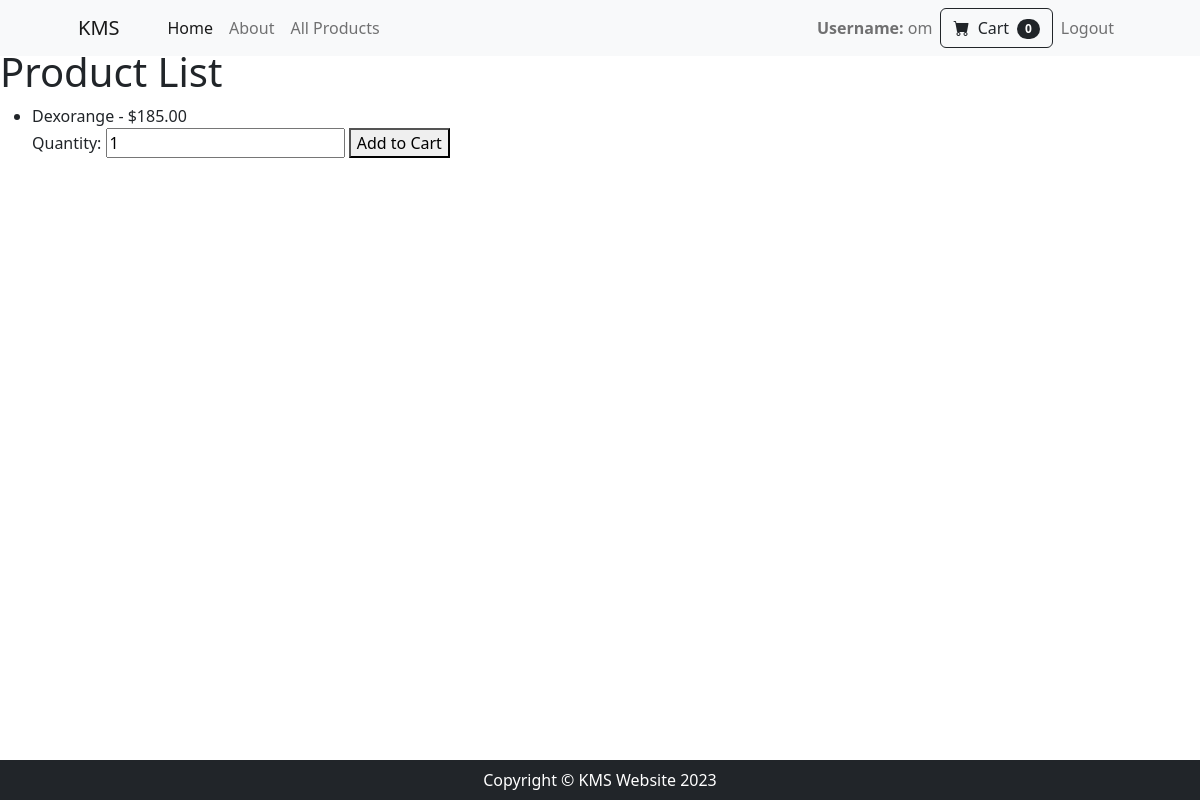
Before: /products/ (signed in) with the older database file.
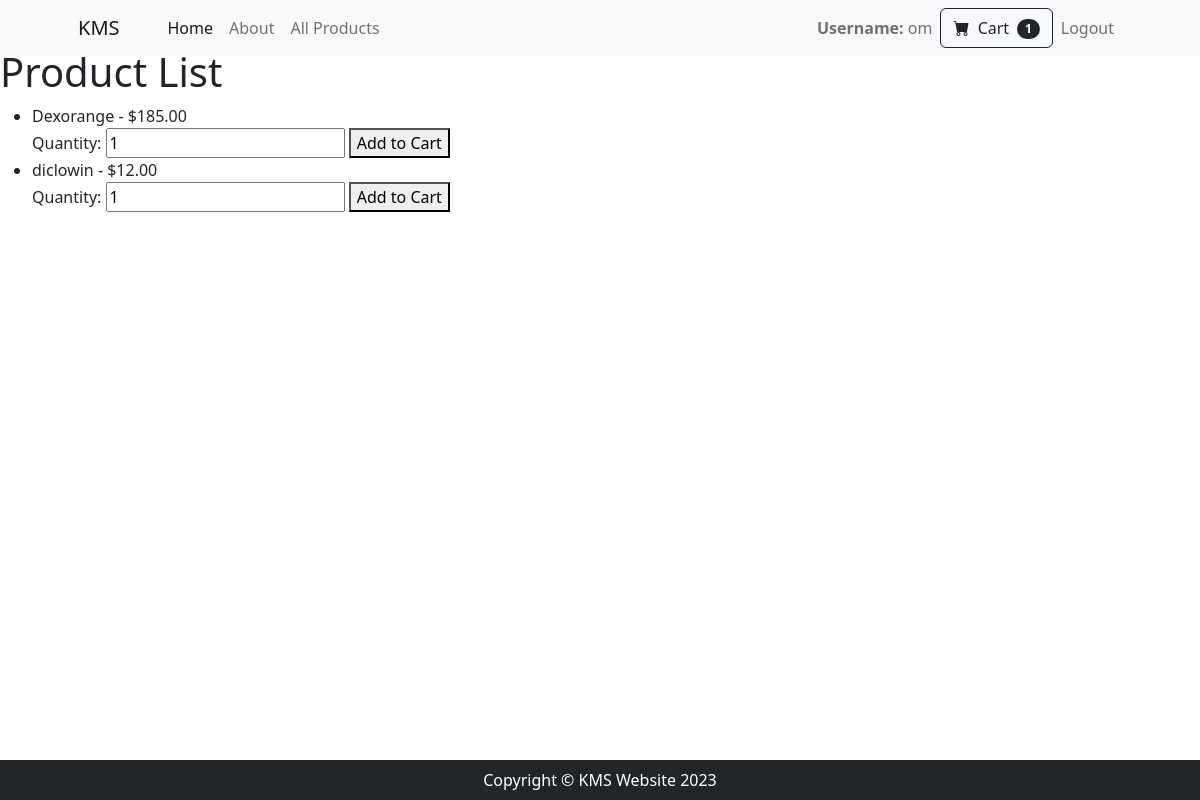
After: the same page with the newer database file.
### products/models.py (models this page shows, shortened)
class Product(models.Model):
    name = models.CharField(max_length=200)
    description = models.TextField()
    price = models.DecimalField(max_digits=10, decimal_places=2)
    category = models.ForeignKey(Category, on_delete=models.CASCADE)
    tags = models.ManyToManyField(Tag)
    image = models.ImageField(upload_to='products/', default='products/default.png', blank=True, null=True)

### products/views.py (the view)
# urls.py: path('', views.all_products, name='all_products'),
@login_required
def all_products(request):
    products = Product.objects.all()
    return render(request, 'products/all_products.html', {'products': products})

### accounts/context_processors.py (called while the page is built)
def cart_items_count(request):
    cart_items_count = 0
    if request.user.is_authenticated:
        cart, created = Cart.objects.get_or_create(user=request.user)
        cart_items_count = cart.cartitem_set.count()
    return {'cart_items_count': cart_items_count}

def user_profile_context(request):
    user_profile = None
    if request.user.is_authenticated:
        user_profile = UserProfile.objects.get(user=request.user)
    return {'user_profile': user_profile}

### products/templates/products/all_products.html (shortened to what this page needs)
{% extends 'accounts/base.html' %}
{% block content %}
<h1>Product List</h1>
<ul>
    {% for product in products %}
        <li>
            {{ product.name }} - ${{ product.price }}
            <form method="post" action="{% url 'cart:add_to_cart' product.id %}">
                <label for="quantity">Quantity:</label>
                <input type="number" id="quantity" name="quantity" value="1" min="1">
                <button type="submit">Add to Cart</button>
            </form>
        </li>
    {% endfor %}
</ul>
{% endblock %}

### accounts/templates/accounts/base.html (shortened to what this page needs)
{% load static %}
<!DOCTYPE html>
<html lang="en">
    <head>
        <link href="https://cdn.jsdelivr.net/npm/bootstrap-icons@1.5.0/font/bootstrap-icons.css" rel="stylesheet" />
        {% block styles %}<link rel="stylesheet" href="{% static 'css/base_style.css' %}">{% endblock %}
    </head>
    <body>
        <nav class="navbar navbar-expand-lg navbar-light bg-light static-nav">
            <div class="container px-4 px-lg-5">
                <a class="navbar-brand" href="#!">KMS</a>
                <div class="collapse navbar-collapse" id="navbarSupportedContent">
                    <ul class="navbar-nav me-auto mb-2 mb-lg-0 ms-lg-4">
                        <li class="nav-item"><a class="nav-link active" aria-current="page" href="{% url 'accounts:profile' %}">Home</a></li>
                        <li class="nav-item"><a class="nav-link" href="{% url 'accounts:about' %}">About</a></li>
                        <li class="nav-item dropdown">
                            <a class="nav-link" href="{% url 'products:all_products' %}" role="button" >All Products</a>
                        </li>
                    </ul>
                    <ul class="navbar-nav  mb-2 mb-lg-0 ms-lg-4">
                        <li class="nav-item"><a class="nav-link" ><strong>Username:</strong> {{ user_profile.user.username }}</a></li>
                        <form class="d-flex" action="{% url 'cart:view_cart' %}" method="get">
                            <button class="btn btn-outline-dark" type="submit">
                                <i class="bi-cart-fill me-1"></i>
                                Cart
                                <span class="badge bg-dark text-white ms-1 rounded-pill">{{ cart_items_count }}</span>
                            </button>
                        </form>
                    <li class="nav-item"><a class="nav-link" href="{% url 'accounts:user_logout' %}">Logout</a></li></ul>
                </div>
            </div>
        </nav>
        <div style="margin-top: 3rem;">
        {% block content %}{% endblock %}
        </div>
        <footer class="py-2 bg-dark fixed-bottom">
            <div class="container"><p class="m-0 text-center text-white">Copyright &copy; KMS Website 2023</p></div>
        </footer>
    </body>
</html>

Changed rows visible on the page:
added Product: name "diclowin", price "12.00"
Other visible differences:
{{ cart_items_count }}: "0" → "1"
